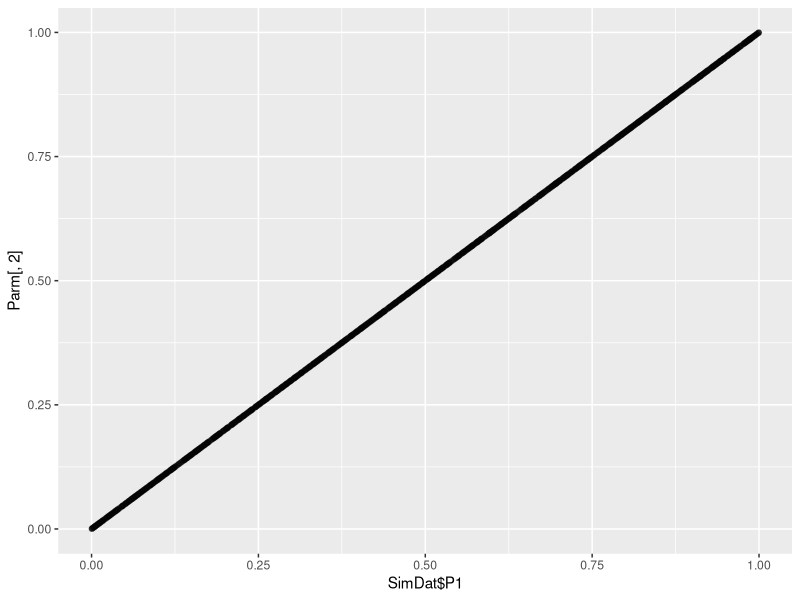
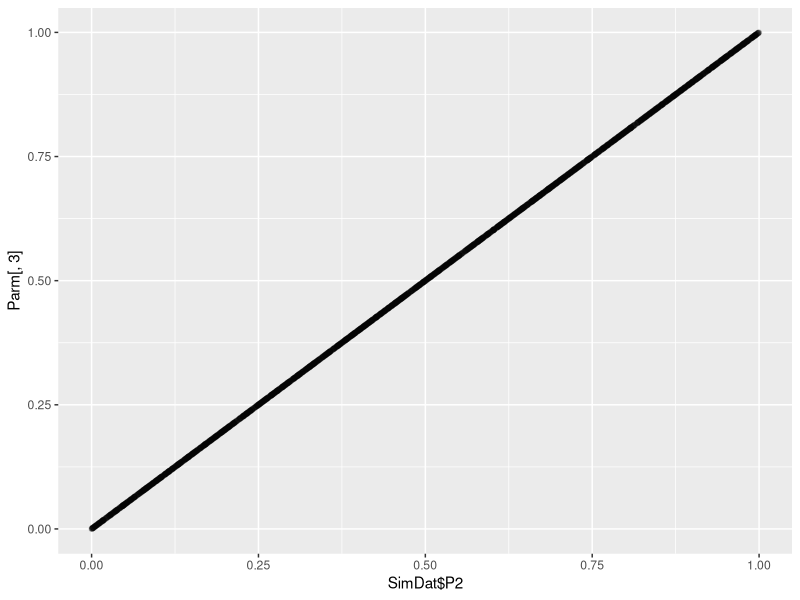
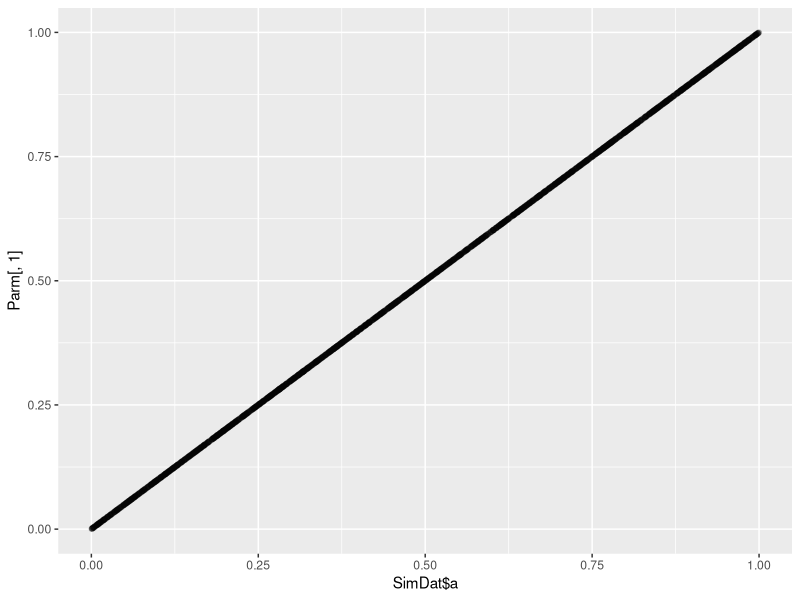
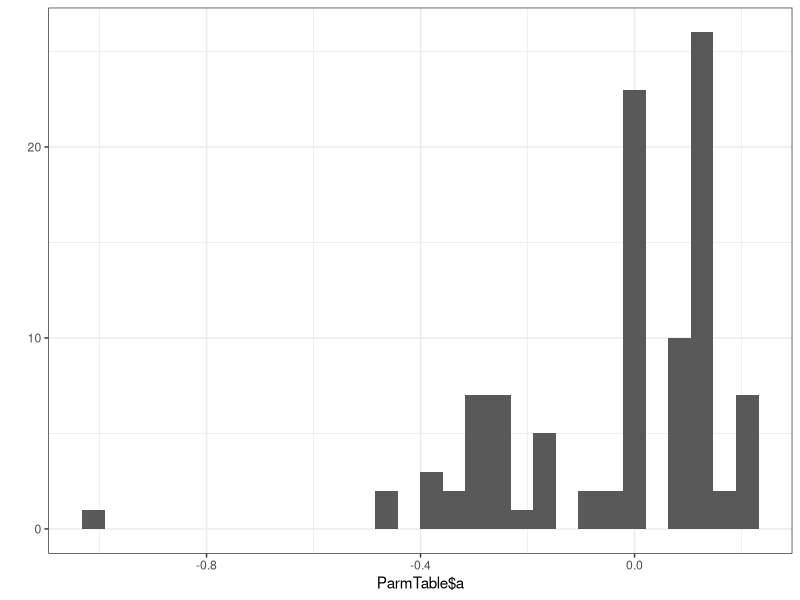
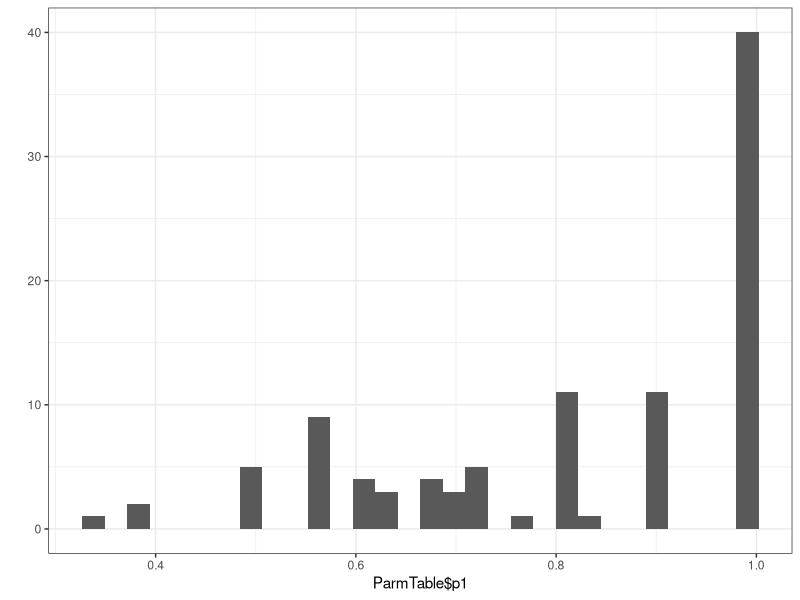
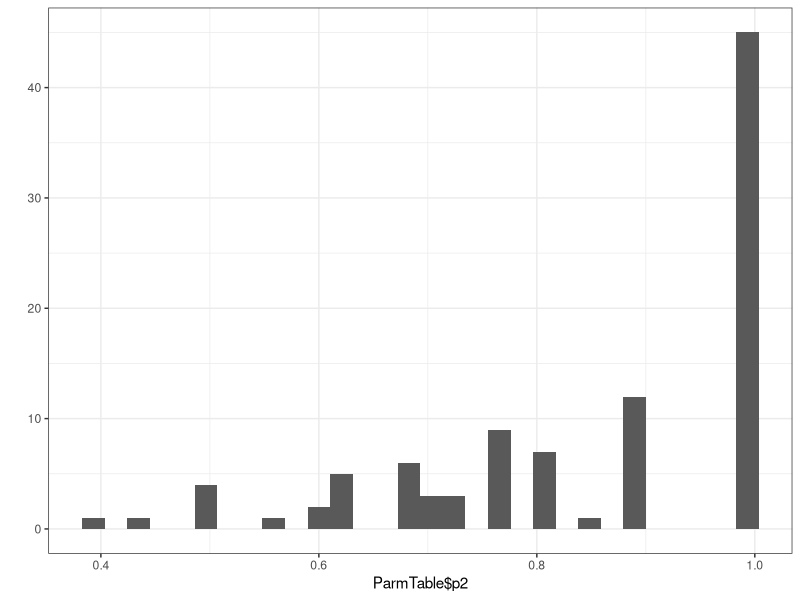
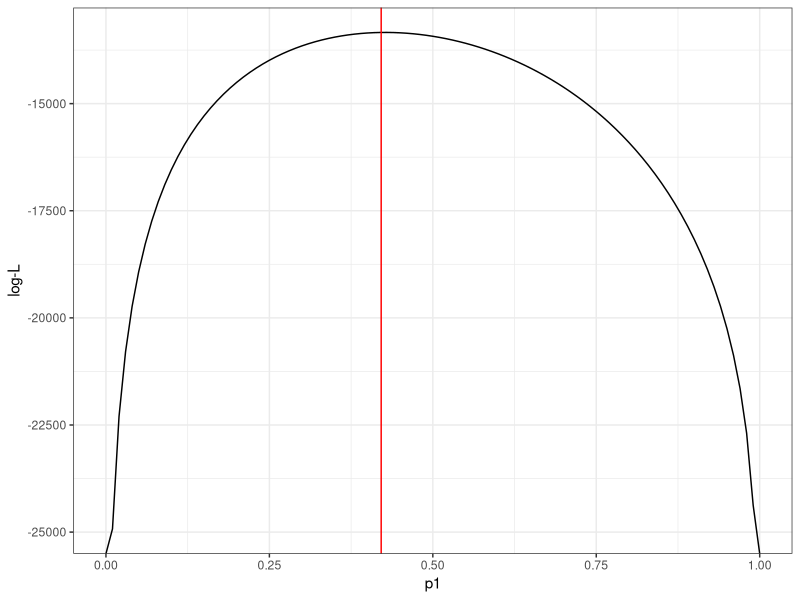
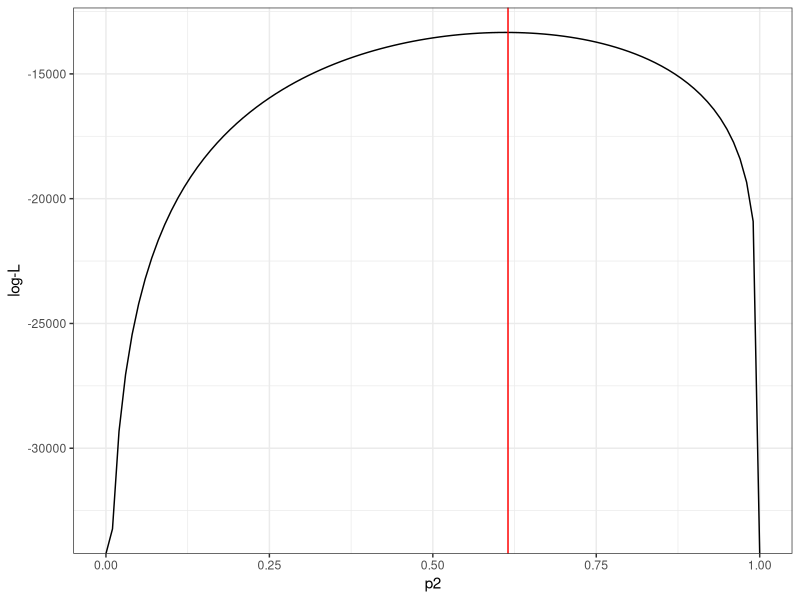

Write R code to recreate these figures, in order.
## ---- chunk 1
knitr::opts_chunk$set(echo = TRUE)
## ---- chunk 2
ParmCalc<-function(P1,P2,Alpha){
  # Conditional probabilities
  ## A through B can be estimated from the data
  ## Use these equations to try to solve for p1, p2 & a
  ## For example, B-C or C-B will isolate p1 and p2 only
  A<-P1*P2*(1-2*Alpha)
  B<-P1*(1-P2)+P1*P2*Alpha
  C<-(1-P1)*P2+P1*P2*Alpha
  D<-(1-P1)*(1-P2)
  
  # Divide each by N to convert observed # occurrences to probabilities
  N<-A+B+C+D
  A<-A/N
  B<-B/N
  C<-C/N
  D<-D/N

  # Equations for calculating (co)variances and correlation coefficient  
  V1<-(A+B)*(1-(A+B))
  V2<-(A+C)*(1-(A+C))
  COV12<-A-(A+B)*(A+C)

  COR12<-COV12/(sqrt(V1)*sqrt(V2))
  
  ## Combine A through B to isolate each of these terms
  ## These are derived from the quadratic formula, leaving 2 solutions, one of which is outside the bounds of reasonable probabilities (<0 or >1)
  ### Calculate both...
  p1<-(-(B+2-C)+sqrt(((B+2-C)^2) -(4*(-1)*(C+D-B-1)))) / (2*(-1)) 
  # These are the bad values: (-(B+2-C)-sqrt(((B+2-C)^2) -(4*(-1)*(C+D-B-1)))) / (2*(-1))
  ### Repeat for p2
  # These are the bad values: (-(B-2-C)+sqrt(((B-2-C)^2) -(4*(1)*(C-D-B+1)))) / (2*(1)) 
  p2<-(-(B-2-C)-sqrt(((B-2-C)^2) -(4*(1)*(C-D-B+1)))) / (2*(1))
  # Insert equation for estimating alpha (a)
  a<-(p1*p2-A)/(2*p1*p2)  # Solve from A 
  ## a<-(B-p1+p1*p2)/(p1*p2) # Solve from B
  ## a<-(C-p2+p1*p2)/(p1*p2) # Solve from C
  return(cbind(a,p1,p2))
}
## ---- chunk 3
# Test the model
SimDat<-data.frame(P1=runif(5000),P2=runif(5000),a=runif(5000))
Parm<-ParmCalc(P1=SimDat$P1,P2=SimDat$P2,Alpha=SimDat$a)
library(ggplot2)

#Each of these 3 plots will be a 1:1 line if your calculations are correct"
## Test p1
qplot(SimDat$P1,Parm[,2],alpha=I(0.1))
## Test p2
qplot(SimDat$P2,Parm[,3],alpha=I(0.1))
## Test alpha
qplot(SimDat$a,Parm[,1],alpha=I(0.1))
## ---- chunk 4
ToyDat<-data.frame(Myc=c(1,1,1),Path=c(1,1,1))
ToyDat
## ---- chunk 5
ParmFind<-function(Myc,Path){
  # Conditional probabilities
  ## A through B can be estimated from the data
  ## Use these equations to try to solve for p1, p2 & a
  ## For example, B-C or C-B will isolate p1 and p2 only
  N<-length(Myc)
  
  A<-sum(Myc*Path)/N
  B<-sum(Myc*(1-Path))/N
  C<-sum((1-Myc)*Path)/N
  D<-sum((1-Myc)*(1-Path))/N

  ### Calculate parameters
  p1<-(-(B+2-C)+sqrt(((B+2-C)^2) -(4*(-1)*(C+D-B-1)))) / (2*(-1)) 
  p2<-(-(B-2-C)-sqrt(((B-2-C)^2) -(4*(1)*(C-D-B+1)))) / (2*(1))
  a<-(B-p1+p1*p2)/(p1*p2)
  return(cbind(a,p1,p2))
}
## ---- chunk 6
ParmFind(Myc=ToyDat$Myc,Path=ToyDat$Path)
## ---- chunk 7
Iters<-100
ParmTable<-data.frame(a=rep(NA,Iters),p1=rep(NA,Iters),p2=rep(NA,Iters))
for (i in 1:Iters){
  ToyDat<-data.frame(Myc=sample(0:1,10,replace=T,prob=c(0.2,0.8)),Path=sample(0:1,10,replace=T,prob=c(0.2,0.8)))
  ParmTable[i,]<-ParmFind(Myc=ToyDat$Myc,Path=ToyDat$Path)
}
head(ParmTable)
qplot(ParmTable$a)+theme_bw()
qplot(ParmTable$p1)+theme_bw()
qplot(ParmTable$p2)+theme_bw()
## ---- chunk 8
Root<-function(p1=0.5,p2=0.5,a=0,N=100){
  Root<-data.frame(P=rep(0,N),Myc=rep(0,N),Path=rep(0,N))
  
  # Conditional Probabilities
  A<-p1*p2*(1-2*a)
  B<-p1*(1-p2)+p1*p2*a
  C<-(1-p1)*p2+p1*p2*a
  D<-(1-p1)*(1-p2)

  # Assign conditional probabilities
  Root$P<-sample(c("A","B","C","D"),size=N,replace=T,prob=c(A,B,C,D))
  
  # Translate to Mycorrhizae and Pathogen
  Root$Myc[Root$P %in% c("A","B")]<-1
  Root$Path[Root$P %in% c("A","C")]<-1
  
  return(Root)
}
## ---- chunk 9
Lik<-function(p1,p2,a){
  # Conditional Probabilities
  A<-p1*p2*(1-2*a)        
  B<-p1*(1-p2)+p1*p2*a    
  C<-(1-p1)*p2+p1*p2*a    
  D<-(1-p1)*(1-p2)        
  
  # Log-Likelihood Function
  return(log(A)*sum(SimDat$Myc*SimDat$Path)+log(B)*sum(SimDat$Myc*(1-SimDat$Path))+
            log(C)*sum((1-SimDat$Myc)*SimDat$Path)+log(D)*sum((1-SimDat$Myc)*(1-SimDat$Path)))
}
## ---- chunk 10
p1sim<-0.421
p2sim<-0.615
asim<-0.153
# Simulate data to test the Maximum likelihood Values
SimDat<-Root(p1=p1sim,p2=p2sim,a=asim,N=10000)

# Examine the Liklihood Function 
library(ggplot2)
qplot(x=0:100/100,y=Lik(p1=c(0:100)/100,p2=p2sim,a=asim),geom="line")+
  geom_vline(xintercept=p1sim,colour="red")+theme_bw()+xlab("p1")+ylab("log-L")
qplot(x=0:100/100,y=Lik(p1=p1sim,p2=c(0:100)/100,a=asim),geom="line")+
  geom_vline(xintercept=p2sim,colour="red")+theme_bw()+xlab("p2")+ylab("log-L")
qplot(x=-100:100/100,y=Lik(p1=p1sim,p2=p2sim,a=c(-100:100)/100),geom="line")+
  geom_vline(xintercept=asim,colour="red")+theme_bw()+xlab("a")+ylab("log-L")
## ---- chunk 11
MaxLik<-function(Precise=100){
  # Brute Force Method
  # expand.grid() generates an index matrix of all parameter combinations
  MLdat<-expand.grid(p1=(2:Precise-1)/Precise,p2=(2:Precise-1)/Precise,a=(2:Precise-1)/Precise) 
  # Log-lik can be undefined when p or q are >=1 or <=0
  MLdat$Lik<-Lik(p1=MLdat$p1,p2=MLdat$p2,a=MLdat$a)
  # Return the 5% most likely values, based on Log-Likelihood
  return(MLdat[order(MLdat$Lik,decreasing=T),][1:ceiling(nrow(MLdat)*0.05),])
}
rbind(c(p1sim,p2sim,asim),head(MaxLik()))
## ---- chunk 12
# Find the Maximum likelihood Values
MaxLik<-function(Iters=1000000){
  # Random Sampling Method
  MLdat<-data.frame(p1=runif(Iters),p2=runif(Iters),a=runif(Iters))
  # Log-lik can be undefined when p or q are >=1 or <=0
  MLdat[MLdat==1]<-0.9999  
  MLdat[MLdat==0]<-0.0001
  MLdat$Lik<-Lik(p1=MLdat$p1,p2=MLdat$p2,a=MLdat$a)
  return(MLdat[order(MLdat$Lik,decreasing=T),][1:ceiling(Iters*0.05),])
}
rbind(c(p1sim,p2sim,asim),head(MaxLik()))
## ---- chunk 13
# Find the Maximum likelihood Values
MaxLik<-function(divs=10,zooms=100){
  Parms<-data.frame(p1=0.5,p2=0.5,a=0.5)
  for(z in 1:zooms){
    tRange<-seq(-0.4999,0.4999,length.out=divs)/z
    tMLdat<-expand.grid(p1=tRange+Parms$p1,p2=tRange+Parms$p2,a=tRange+Parms$a) # this generates an index matrix of all parameter combinations
    tLik<-Lik(p1=tMLdat$p1,p2=tMLdat$p2,a=tMLdat$a)
    tLik[is.nan(tLik)]<-min(tLik,na.rm=T)
    Parms<-unique(tMLdat[tLik==max(tLik),])
  }
  return(Parms)
}
X<-MaxLik(divs=10,zooms=100)
rbind(c(p1sim,p2sim,asim),X)
## ---- chunk 14
Prior <- function(p1,p2,a){
    p1pr = dunif(p1, min=0, max=1,log=T)
    p2pr = dunif(p2, min=0, max=1,log=T)
    apr = dnorm(a,log=T)
    return(p1pr+p2pr+apr)
}
## ---- chunk 15
Post <- function(p1,p2,a){
   return (Lik(p1,p2,a) + Prior(p1,p2,a))
}
## ---- chunk 16
PickParm <- function(p1,p2,a,sd=0.01){
    Xpick<-rnorm(3,mean = c(p1,p2,a), sd= c(sd,sd,sd))
    return(Xpick)
}
## ---- chunk 17
MeMCMC <- function(p1=0.5,p2=0.5,a=0.5,Iters=1000,verbose=F){
  # Setup output vector and put user-supplied (or default) priors
  MCout <- data.frame(p1=rep(NA,Iters),p2=rep(NA,Iters),a=rep(NA,Iters))
  MCout[1,] <- c(p1,p2,a)
  
  # MCMC Algorithm
  for (i in 1:Iters){
    if(verbose==T){
      cat("Starting Iteration",i,"\n")
    }
    # Choose new parameters
    Pick <- PickParm(p1=MCout$p1[i],p2=MCout$p2[i],a=MCout$a[i])
    
    # To replace 'bad' values for the a parameter, we need to check that all joint probabilities > 0
    A<-Pick[1]*Pick[2]*(1-2*Pick[3])
    B<-Pick[1]*(1-Pick[2])+Pick[1]*Pick[2]*Pick[3]
    C<-(1-Pick[1])*Pick[2]+Pick[1]*Pick[2]*Pick[3]
    D<-(1-Pick[1])*(1-Pick[2])
    # If illogical parameters are chosen, then set probability very small to avoid this 'parameter space'
    if(max(A,B,C,D) >=1 | min(A,B,C,D) <= 0){
      Pick<-MCout[i,]
    } else{
      # Calculate Probability
      Prob <- exp(Post(p1=Pick[1],p2=Pick[2],a=Pick[3]) - 
        Post(p1=MCout$p1[i],p2=MCout$p2[i],a=MCout$a[i]))
    }
    # Compare probability to random draw from a uniform distribution to determine whether new values should be chosen
    if (runif(1) < Prob ){
      MCout[i+1,] <- Pick
    }else{
      MCout[i+1,] <- MCout[i,]
    }
  }
  return(MCout)
}
## ---- chunk 18
# Simulated Data
SimDat<-Root(p1=p1sim,p2=p2sim,a=asim,N=1000)
# Run the MCMC algorithm; estimate priors from the data
MCrun<-MeMCMC(p1=sum(SimDat$Myc)/nrow(SimDat),p2=sum(SimDat$Path)/nrow(SimDat),a=0,Iters=10000,verbose=F)
## ---- chunk 19
# Remove early values, which are more heavily influenced by the starting values
BurnIn<-1000
PlotDat<-MCrun[-(1:BurnIn),]
library(ggplot2)
qplot(x=p1,data=PlotDat)+
  geom_vline(xintercept=p1sim,colour="red")+theme_bw()
qplot(x=p2,data=PlotDat)+
  geom_vline(xintercept=p2sim,colour="red")+theme_bw()
qplot(x=a,data=PlotDat)+
  geom_vline(xintercept=asim,colour="red")+theme_bw()
## ---- chunk 20
PostProb<-function(Parms,SimDat){
  
  # Extract Parameters
  p1<-Parms[1]
  p2<-Parms[2]
  a<-Parms[3]
  
  # Priors
  p1pr = dunif(p1, min=0, max=1,log=T)
  p2pr = dunif(p2, min=0, max=1,log=T)
  apr = dnorm(a,log=T)
  
  # Conditional Probabilities
  A<-p1*p2*(1-2*a)
  B<-p1*(1-p2)+p1*p2*a
  C<-(1-p1)*p2+p1*p2*a
  D<-(1-p1)*(1-p2)
  
  if(max(A,B,C,D) >=1 | min(A,B,C,D) <= 0){
    return(-1e100)
  } else{
    LogLik<-log(A)*sum(SimDat$Myc*SimDat$Path)+log(B)*sum(SimDat$Myc*(1-SimDat$Path))+
            log(C)*sum((1-SimDat$Myc)*SimDat$Path)+log(D)*sum((1-SimDat$Myc)*(1-SimDat$Path))
  
    LogPrior<-p1pr + p2pr + apr

    return(LogLik + LogPrior)
    
    }
}
## ---- chunk 21
library(mcmc)
SimDat<-Root(p1=p1sim,p2=p2sim,a=asim,N=10000)
Init<-c(sum(SimDat$Myc)/nrow(SimDat),sum(SimDat$Path)/nrow(SimDat),0)
test<-metrop(obj=PostProb,initial=Init,nbatch=10e3,SimDat=SimDat)
## ---- chunk 22
test$accept
test<-metrop(test,scale=0.01,SimDat=SimDat)
test$accept
test<-metrop(test,scale=0.02,SimDat=SimDat)
test$accept
## ---- chunk 23
test<-metrop(test,scale=0.01,nbatch=10e4,SimDat=SimDat)
## ---- chunk 24
# Set up data for plotting
Pdat<-as.data.frame(ts(test$batch))
names(Pdat)<-c("p1","p2","a")
Pdat$Iter<-seq_along(Pdat$a)
# Denote burnin simulations
Pdat$Burnin<-F
Pdat$Burnin[1:20000]<-T

qplot(x=Iter,y=p1,data=Pdat,geom="line",colour=Burnin)+
  geom_hline(yintercept=p1sim,colour="blue")+theme_bw()
qplot(x=Iter,y=p2,data=Pdat,geom="line",colour=Burnin)+
  geom_hline(yintercept=p2sim,colour="blue")+theme_bw()
qplot(x=Iter,y=a,data=Pdat,geom="line",colour=Burnin)+
  geom_hline(yintercept=asim,colour="blue")+theme_bw()
## ---- chunk 25
acf(test$batch)
## ---- chunk 26
qplot(x=p1,data=Pdat,fill=Burnin)+
  geom_vline(xintercept=p1sim,colour="blue")+theme_bw()
qplot(x=p2,data=Pdat,fill=Burnin)+
  geom_vline(xintercept=p2sim,colour="blue")+theme_bw()
qplot(x=a,data=Pdat,fill=Burnin)+
  geom_vline(xintercept=asim,colour="blue")+theme_bw()
## ---- chunk 27
X<-apply(test$batch,2,mean)
X
## ---- chunk 28
EXsq<-function(x){mean(x^2)}
Xsq<-apply(test$batch,2,FUN=EXsq)
Xsq
SE<-Xsq-X^2
SE
